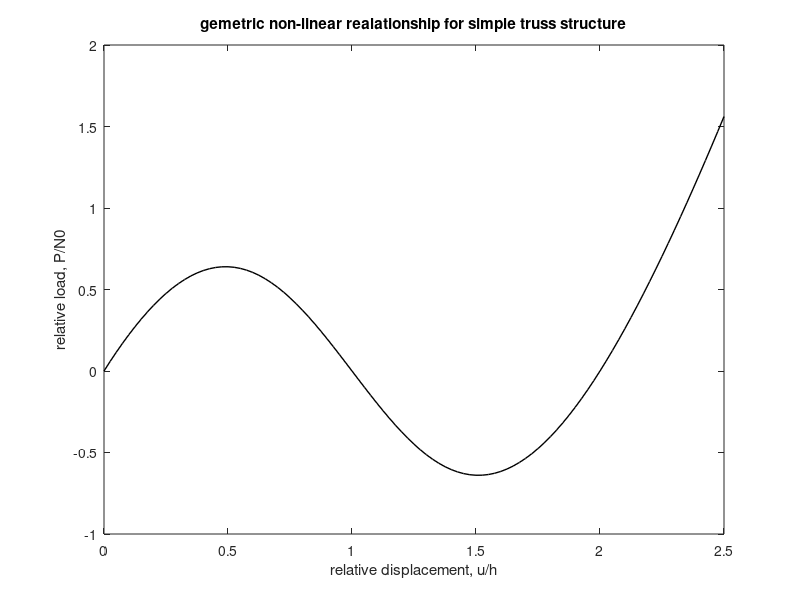

The MATLAB source for this figure:

clear all
close all

% opsætning af parametre

a = 1; %[m]
h = 1; %[m]

L0 = sqrt(a^2 + h^2); %[m]

EA1 = 1; %[N] material property of the left truss
alpha = 1; % scaling factor 

e0 = (a-L0)/L0;
N0 = -EA1*e0;

% calculating of points based on the analytical solution

n = 100; % number of iterations

u = zeros(n+1,1); % displacement vector
P = zeros(n+1,1); % load vector

xmax = 2.5; % maximum relative displacement looked at (xmax = u_max/h)

for i = 1:n+1
  u1 = xmax*h*(i-1)/n; % displacement increments
  L = sqrt(a^2 + (h-u1)^2); % length based on displacement
  e1 = (L-L0)/L0;
  N = EA1*e1;
  P1 = -(1+alpha)*((h-u1)/L)*N;
  u(i) = u1/h;
  P(i) = P1/N0;
end

plot(u,P,'-k','linewidth',1)
title('gemetric non-linear realationship for simple truss structure')
xlabel('relative displacement, u/h')
ylabel('relative load, P/N0')
